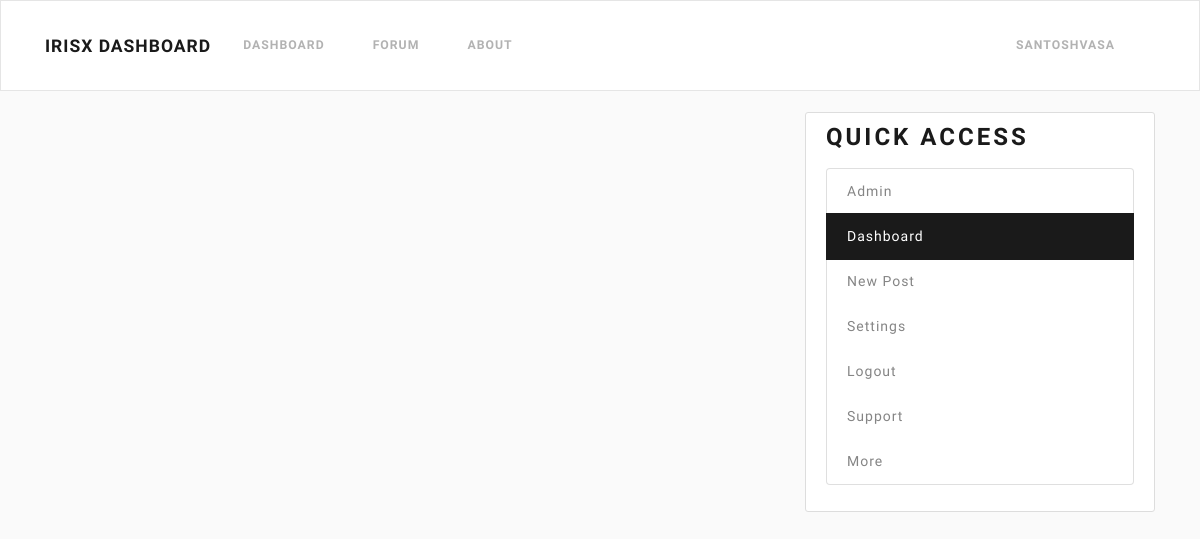
Page / (signed in) on the earlier database version.
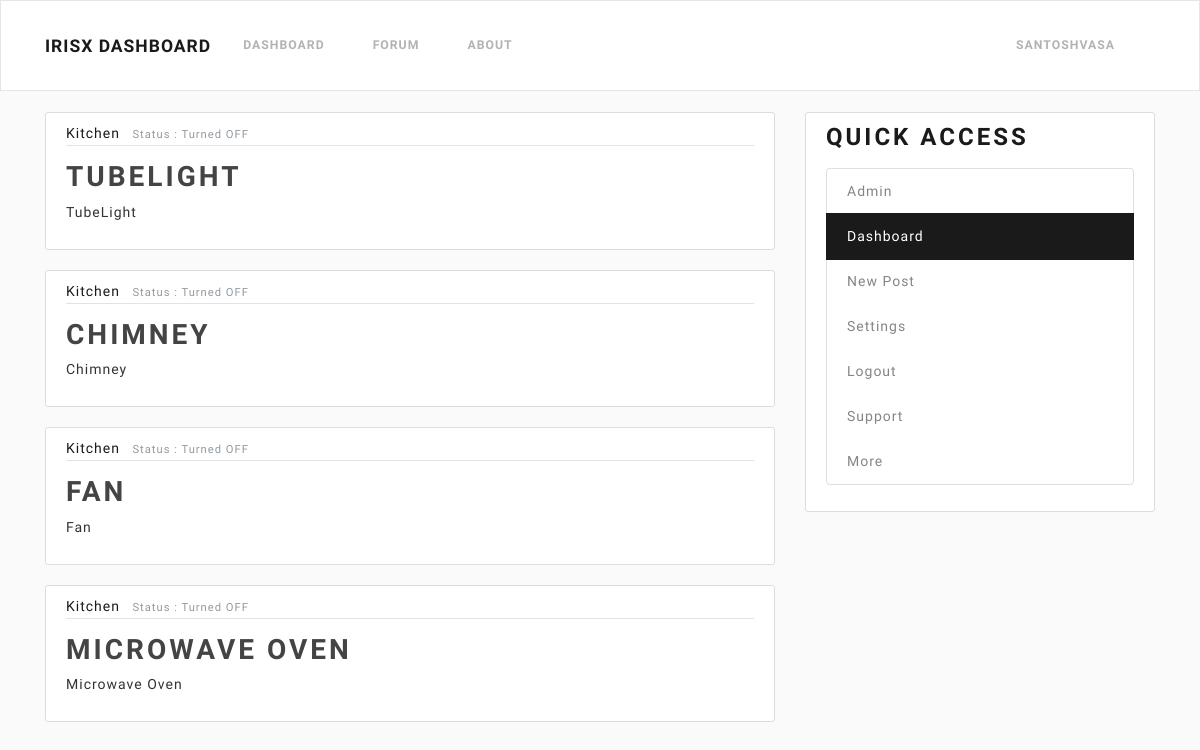
Same page on the later database version.
### users/models.py (models this page shows, shortened)
class Device(models.Model):
    title = models.CharField(max_length=100)
    owner = models.ForeignKey(User, on_delete=models.CASCADE)
    device_room = models.ForeignKey(Room, on_delete=models.CASCADE)
    device_status = models.BooleanField(default=False)
    device_reading = models.CharField(max_length=1000, default=default_reading, validators=[validate_comma_separated_integer_list])

class Room(models.Model):
    title = models.CharField(max_length=100)
    room_type = models.CharField(max_length=50, choices=ROOM_TYPES)
    owner = models.ForeignKey(User, on_delete=models.CASCADE)
    def __str__(self):
        return self.title

### users/views.py (the view)
# urls.py: path('', user_views.dashboard, name="dashboard" ),
def dashboard(request):
    if request.user.is_authenticated:
        devices = {
            "devices": Device.objects.filter(owner=request.user)
        }
        return render(request, 'users/dashboard.html', devices)
    else :
        return redirect('blog-home')

### users/templates/users/dashboard.html
{% extends 'blog/base.html'%}
{% block content %}
{% for device in devices %}
    <article class="media content-section">
      <div class="media-body">
        <div class="article-metadata">
          <a class="mr-2" href="#">{{ device.device_room }}</a>
          {% if device.status == True %}
          <small class="text-muted">Status : Turned ON</small>
          {% else %}
          <small class="text-muted">Status : Turned OFF</small>
          {% endif %}
        </div>
        <h2><a class="article-title" href="#">{{ device.title }}</a></h2>
        <p class="article-content">{{ device.title }}</p>
      </div>
    </article>
{% endfor %}
{% endblock content %}

Differences in the rows shown:
added Device: device_room "Kitchen", title "TUBELIGHT", title "TubeLight"
added Device: device_room "Kitchen", title "CHIMNEY", title "Chimney"
added Device: device_room "Kitchen", title "FAN", title "Fan"
added Device: device_room "Kitchen", title "MICROWAVE OVEN", title "Microwave Oven"
